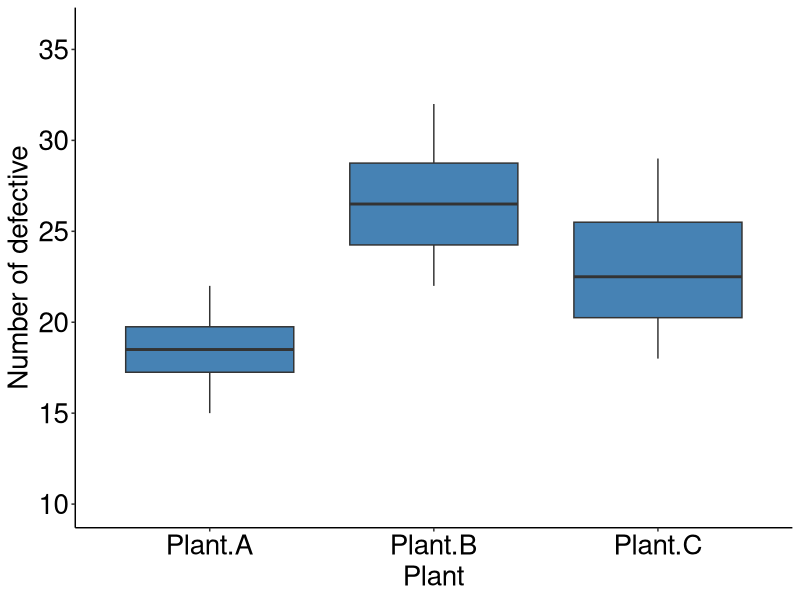

This figure's R source:

#par(mar = c(1.8, 4, 2, 2))

#curve(dnorm(x,20,3),xlim = c(10,30),lwd=2,xaxt="n",xlab = "",ylab =expression("f(x)"),yaxt="n",main="Normal curve")
#abline(v=20)
#text(20, -1, expression(mu))
#mtext(expression(mu),side=1,line=1,at=20)


data_csv <- "Day,Plant A,Plant B,Plant C
1,15,22,18
2,18,25,21
3,16,23,19
4,19,27,24
5,17,24,20
6,20,29,26
7,18,26,22
8,21,30,27
9,19,28,23
10,22,32,29"


df <- read.csv(text = data_csv)


library(tidyverse)

df %>% gather(key = "Plant",value = defect_count,-Day) %>% 
  ggplot(aes(Plant,defect_count))+
  geom_boxplot(fill="steelblue")+
  theme_classic()+
  scale_y_continuous(limits = c(10, 36), breaks = seq(10, 36, by = 5))+
  labs(y="Number of defective")+
  theme(axis.text = element_text(size = 20,colour = "black"),
        axis.title = element_text(size = 20,colour = "black"))
